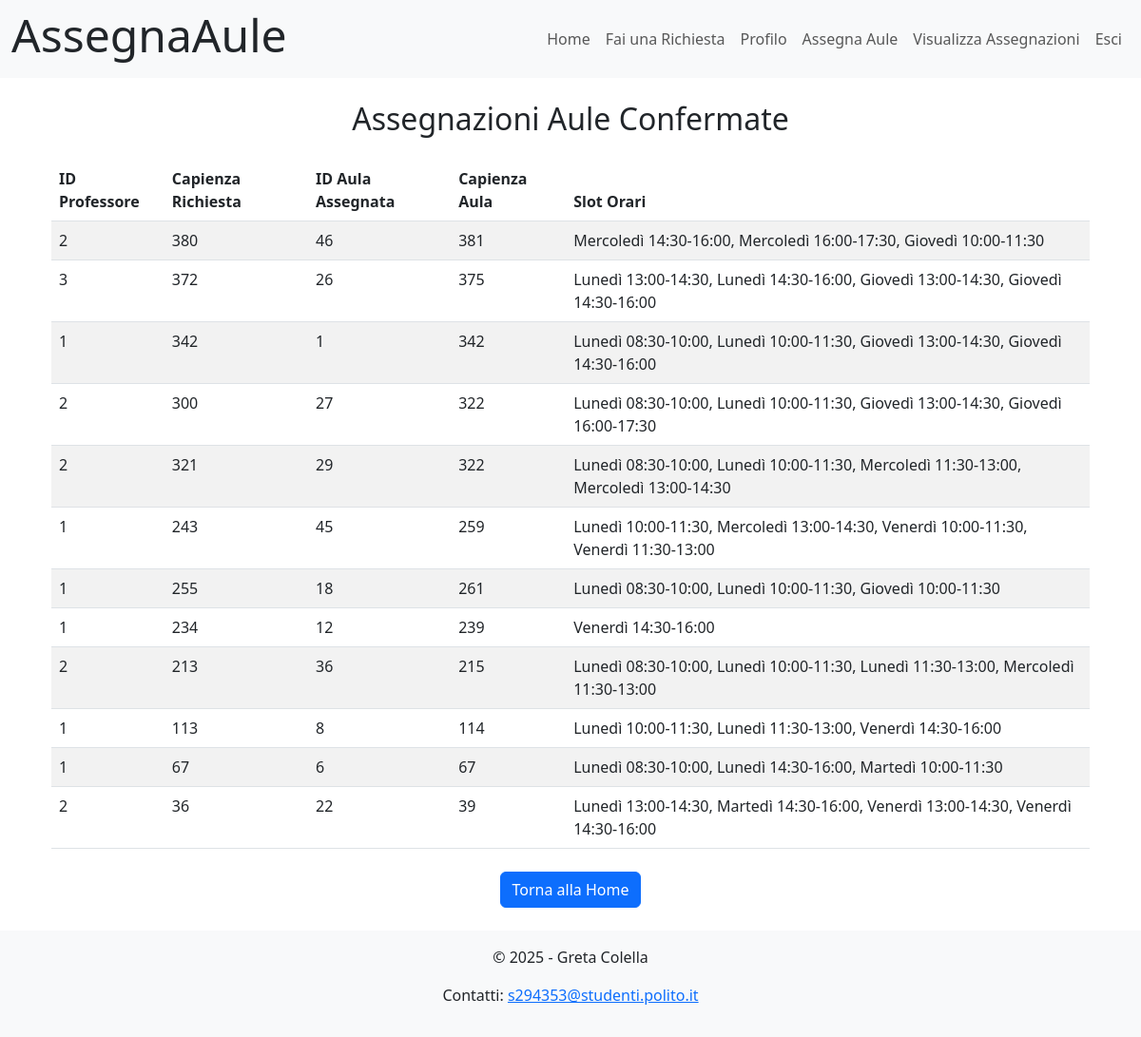
Page /visualizza_assegnazioni (signed in) on the committed database.
### tables this page shows
CREATE TABLE "richiesta" (
	"id"	INTEGER NOT NULL UNIQUE,
	"idProf"	INTEGER NOT NULL,
	"capienza"	INTEGER NOT NULL,
	"slots"	TEXT NOT NULL,
	PRIMARY KEY("id" AUTOINCREMENT)
);

CREATE TABLE "aula" (
	"id"	INTEGER NOT NULL UNIQUE,
	"Capienza"	INTEGER NOT NULL,
	PRIMARY KEY("id" AUTOINCREMENT)
);

### app.py (the view)
@app.route('/visualizza_assegnazioni')
@login_required
def visualizza_assegnazioni():
    assegnazioni_rows = assegnazione_dao.get_assegnazioni()
    risultati = []
    for row in assegnazioni_rows:
        richiesta = richieste_dao.get_richiesta_by_id(row['id_richiesta'])
        aula = aule_dao.get_aula_by_id(row['id_aula'])
        slot_ids = [int(s) for s in richiesta['slots'].split(',')] if richiesta and richiesta['slots'] else []
        descrizione_slots = slot_dao.get_descrizione_slot_by_ids(slot_ids) if slot_ids else "N/A"
        risultati.append({
            'professore': richiesta['idProf'] if richiesta else "?",
            'capienza_richiesta': richiesta['capienza'] if richiesta else "N/A",
            'aula': aula['id'] if aula else "N/A",
            'capienza_aula': aula['capienza'] if aula else "N/A",
            'slot_descrizione': descrizione_slots
        })
    return render_template('visualizza_assegnazioni.html', risultati=risultati)

### app.py (called while the page is built)
@login_manager.user_loader
def load_user(user_id):
    db_user = users_dao.get_user_by_id(user_id)
    if db_user is not None:
        user = User(id=db_user['id'],  nome=db_user['nome'], cognome=db_user['cognome'], email=db_user['email'],	password=db_user['password'] )
    else:
        user = None
    return user

### assegnazione_dao.py (called while the page is built)
def get_assegnazioni():
    conn = sqlite3.connect('db/assegnaAule.db')
    conn.row_factory = sqlite3.Row
    cursor = conn.cursor()
    sql = 'SELECT * FROM assegnazione'
    cursor.execute(sql)
    assegnazioni = cursor.fetchall()
    cursor.close()
    conn.close()
    return assegnazioni

### aule_dao.py (called while the page is built)
def get_aula_by_id(id):
    conn = sqlite3.connect('db/assegnaAule.db')
    conn.row_factory = sqlite3.Row
    cursor = conn.cursor()
    sql = 'SELECT * FROM aula WHERE id = ? '
    cursor.execute(sql, (id,))
    aula = cursor.fetchone()
    cursor.close()
    conn.close()
    return aula

### richieste_dao.py (called while the page is built)
def get_richiesta_by_id(id):
    conn = sqlite3.connect('db/assegnaAule.db')
    conn.row_factory = sqlite3.Row
    cursor = conn.cursor()
    sql = 'SELECT * FROM richiesta WHERE id = ?'
    cursor.execute(sql, (id,))
    richiesta = cursor.fetchone()
    cursor.close()
    conn.close()
    return richiesta

### slot_dao.py (called while the page is built)
def get_slot_by_id(slot_id):
    conn = sqlite3.connect('db/assegnaAule.db')
    conn.row_factory = sqlite3.Row
    cursor = conn.cursor()
    sql = 'SELECT * FROM slot WHERE id = ?'
    cursor.execute(sql, (slot_id,))
    slot = cursor.fetchone()
    cursor.close()
    conn.close()
    return slot

def get_descrizione_slot_by_ids(slot_ids):
    descrizioni = []
    for slot_id in slot_ids:
        slot = get_slot_by_id(slot_id)
        if slot:
            giorno = slot['giorno']
            ora_inizio = slot['ora_inizio']
            ora_fine = slot['ora_fine']
            descrizioni.append(f"{giorno} {ora_inizio}-{ora_fine}")
    return ", ".join(descrizioni)

### users_dao.py (called while the page is built)
def get_user_by_id(id):
    conn = sqlite3.connect('db/assegnaAule.db')
    conn.row_factory = sqlite3.Row
    cursor = conn.cursor()
    sql = 'SELECT * FROM user WHERE id = ?'
    cursor.execute(sql, (id,))
    user = cursor.fetchone()
    cursor.close()
    conn.close()
    return user

### templates/visualizza_assegnazioni.html (shortened to what this page needs)
{% extends "base.html" %}
{% block content %}
<div class="container">
    <h2 class="text-center my-4">Assegnazioni Aule Confermate</h2>
    <table class="table table-striped table-hover">
        <thead>
            <tr>
                <th>ID Professore</th>
                <th>Capienza Richiesta</th>
                <th>ID Aula Assegnata</th>
                <th>Capienza Aula</th>
                <th>Slot Orari</th>
            </tr>
        </thead>
        <tbody>
            {% for r in risultati %}
            <tr>
                <td>{{ r.professore }}</td>
                <td>{{ r.capienza_richiesta }}</td>
                <td>{{ r.aula }}</td>
                <td>{{ r.capienza_aula }}</td>
                <td>{{ r.slot_descrizione }}</td>
            </tr>
            {% endfor %}
        </tbody>
    </table>
    <div class="text-center mt-4">
        <a href="{{ url_for('home') }}" class="btn btn-primary">Torna alla Home</a>
    </div>
</div>
{% endblock %}

### templates/base.html (shortened to what this page needs)
<!DOCTYPE html>
<html lang="it">
<head>
    <link href="https://cdn.jsdelivr.net/npm/bootstrap@5.3.0-alpha1/dist/css/bootstrap.min.css" rel="stylesheet">
    <link rel="stylesheet" href="{{ url_for('static', filename='css/style.css') }}">
</head>
<body>
    <nav class="navbar navbar-expand-lg bg-body-tertiary">
      <div class="container-fluid">
        <h1 class="display-5">AssegnaAule</h1>
        <div class="collapse navbar-collapse justify-content-end" id="navbarNavAltMarkup">
          <div class="navbar-nav">
            <a class="nav-link" href="{{ url_for('home') }}">Home</a>
            {% if current_user.is_authenticated %}
                <a class="nav-link" href="{{ url_for('richiesta') }}">Fai una Richiesta</a>
                <a class="nav-link" href="{{ url_for('myaccount') }}">Profilo</a>
                <a class="nav-link" href="{{ url_for('assegna_aule') }}">Assegna Aule</a>
                <a class="nav-link" href="{{ url_for('visualizza_assegnazioni') }}">Visualizza Assegnazioni</a>
                <a class="nav-link" href="{{ url_for('logout') }}">Esci</a>
            {% endif %}
          </div>
        </div>
      </div>
    </nav>
    <div class="container my-4">
        {% block content %}{% endblock %}
    </div>
    <footer class="custom-footer">
        <div class="container">
            <p>&copy; 2025 - Greta Colella</p>
            <p>Contatti: <a href="mailto:s294353@studenti.polito.it">s294353@studenti.polito.it</a></p>
        </div>
    </footer>
</body>
</html>

### static/css/style.css (style rules this page uses)
.custom-footer { background-color: #f8f9fa; text-align: center; padding: 1rem 0; margin-top: auto; }

### rows in the picture
richiesta: capienza_richiesta "380"
aula: capienza_aula "381"
richiesta: capienza_richiesta "372"
aula: capienza_aula "375"
richiesta: capienza_richiesta "342"
aula: capienza_aula "342"
richiesta: capienza_richiesta "300"
aula: capienza_aula "322"
richiesta: capienza_richiesta "321"
aula: capienza_aula "322"
aula: professore "1", capienza_richiesta "243", aula "45", capienza_aula "259", slot_descrizione "Lunedì 10:00-11:30, Mercoledì 13:00-14:30, Venerdì 10:00-11:30, Venerdì 11:30-13:00"
aula: professore "1", capienza_richiesta "255", aula "18", capienza_aula "261", slot_descrizione "Lunedì 08:30-10:00, Lunedì 10:00-11:30, Giovedì 10:00-11:30"

### other values in the picture
{{ r.professore }} "2" "3" "1" "2" "2" "1" "2" "1" "1" "2"
{{ r.aula }} "46" "26" "1" "27" "29" "12" "36" "8" "6" "22"
{{ r.slot_descrizione }} "Mercoledì 14:30-16:00, Mercoledì 16:00-17:30, Giovedì 10:00-11:30" "Lunedì 13:00-14:30, Lunedì 14:30-16:00, Giovedì 13:00-14:30, Giovedì 14:30-16:00" "Lunedì 08:30-10:00, Lunedì 10:00-11:30, Giovedì 13:00-14:30, Giovedì 14:30-16:00" "Lunedì 08:30-10:00, Lunedì 10:00-11:30, Giovedì 13:00-14:30, Giovedì 16:00-17:30" "Lunedì 08:30-10:00, Lunedì 10:00-11:30, Mercoledì 11:30-13:00, Mercoledì 13:00-14:30" "Venerdì 14:30-16:00" "Lunedì 08:30-10:00, Lunedì 10:00-11:30, Lunedì 11:30-13:00, Mercoledì 11:30-13:00" "Lunedì 10:00-11:30, Lunedì 11:30-13:00, Venerdì 14:30-16:00" "Lunedì 08:30-10:00, Lunedì 14:30-16:00, Martedì 10:00-11:30" "Lunedì 13:00-14:30, Martedì 14:30-16:00, Venerdì 13:00-14:30, Venerdì 14:30-16:00"
{{ r.capienza_richiesta }} "234" "213" "113" "67" "36"
{{ r.capienza_aula }} "239" "215" "114" "67" "39"
